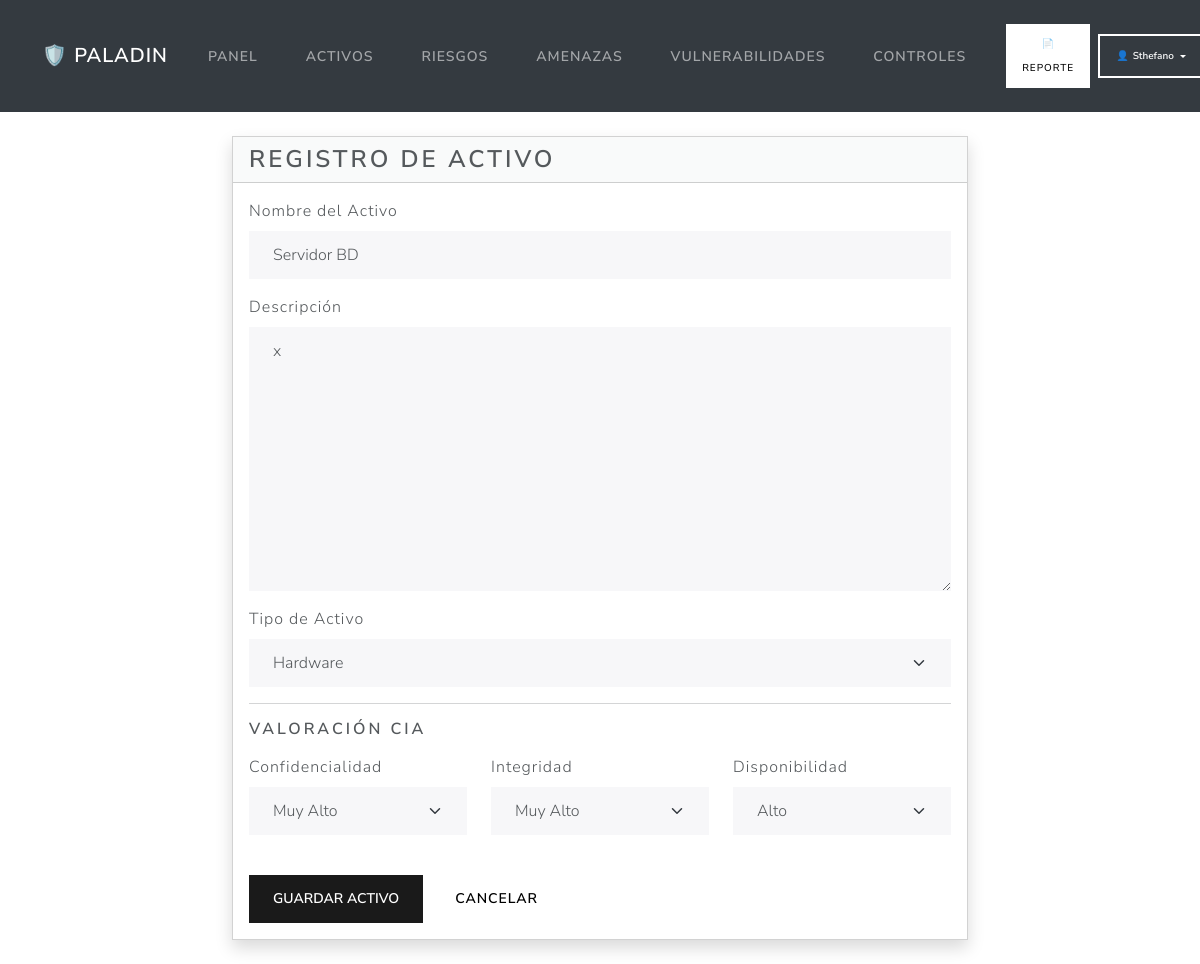
Screenshot of /activos/editar/6/ (signed in) with the database file from the repository.
### activos/models.py (models this page shows, shortened)
class Activo(models.Model):
    NIVEL_CIA = [
        (1, 'Muy Bajo'),
        (2, 'Bajo'),
        (3, 'Medio'),
        (4, 'Alto'),
        (5, 'Muy Alto'),
    ]
    TIPOS_ACTIVO = [
        ('HW', 'Hardware'),
        ('SW', 'Software'),
        ('INF', 'Información'),
        ('SER', 'Servicio'),
        ('PER', 'Personal'),
    ]
    nombre = models.CharField(max_length=100)
    descripcion = models.TextField()
    tipo = models.CharField(
        max_length=10,
        choices=TIPOS_ACTIVO
    )
    confidencialidad = models.IntegerField(
        choices=NIVEL_CIA
    )
    integridad = models.IntegerField(
        choices=NIVEL_CIA
    )
    disponibilidad = models.IntegerField(
        choices=NIVEL_CIA
    )

### activos/views.py (the view)
def editar_activo(request, id):
    activo = get_object_or_404(Activo, id=id)
    if request.method == "POST":
        form = ActivoForm(request.POST, instance=activo)
        if form.is_valid():
            form.save()
            return redirect("lista_activos")
    else:
        form = ActivoForm(instance=activo)
    return render(request, "activosMain.html", {"form": form})

### activos/forms.py
class ActivoForm(forms.ModelForm):
    class Meta:
        model = Activo
        fields = '__all__'
        widgets = {
            'nombre': forms.TextInput(attrs={'class': 'form-control'}),
            'descripcion': forms.Textarea(attrs={'class': 'form-control'}),
            'tipo': forms.Select(attrs={'class': 'form-select'}),
            'confidencialidad': forms.Select(attrs={'class': 'form-select'}),
            'integridad': forms.Select(attrs={'class': 'form-select'}),
            'disponibilidad': forms.Select(attrs={'class': 'form-select'}),
        }

### activos/templates/activosMain.html (shortened to what this page needs)
{% extends 'base.html' %}
{% block contenido %}
<div class="row justify-content-center">
  <div class="col-md-8">
    <div class="card shadow">
      <div class="card-header"><h3 class="mb-0">Registro de Activo</h3></div>
      <div class="card-body">
        <form method="post" novalidate>
          <div class="mb-3">
            <label for="id_nombre" class="form-label">Nombre del Activo</label>
            {{ form.nombre }}
          </div>
          <div class="mb-3">
            <label for="id_descripcion" class="form-label">Descripción</label>
            {{ form.descripcion }}
          </div>
          <div class="mb-3">
            <label for="id_tipo" class="form-label">Tipo de Activo</label>
            {{ form.tipo }}
          </div>
          <hr />
          <h5 class="mb-3">Valoración CIA</h5>
          <div class="row">
            <div class="col-md-4 mb-3">
              <label for="id_confidencialidad" class="form-label">Confidencialidad</label>
              {{ form.confidencialidad }}
            </div>
            <div class="col-md-4 mb-3">
              <label for="id_integridad" class="form-label">Integridad</label>
              {{ form.integridad }}
            </div>
            <div class="col-md-4 mb-3">
              <label for="id_disponibilidad" class="form-label">Disponibilidad</label>
              {{ form.disponibilidad }}
            </div>
          </div>
          <div class="d-flex gap-2 mt-4">
            <button type="submit" class="btn btn-primary">Guardar Activo</button>
            <a href="{% url 'lista_activos' %}" class="btn btn-secondary">Cancelar</a>
          </div>
        </form>
      </div>
    </div>
  </div>
</div>
{% endblock %}

### riesgos/templates/base.html (shortened to what this page needs)
<!doctype html>
<html lang="es">
  <head>
    <link
      rel="stylesheet"
      href="https://cdn.jsdelivr.net/npm/bootswatch@5.3.8/dist/lux/bootstrap.min.css"
    />
  </head>
  <body>
    <nav class="navbar navbar-expand-lg navbar-dark bg-dark d-print-none">
      <div class="container">
        <a class="navbar-brand fw-bold" href="{% url 'dashboard' %}">🛡️ Paladin</a>
        <div class="collapse navbar-collapse" id="nav">
          <ul class="navbar-nav me-auto">
            <li class="nav-item">
              <a class="nav-link" href="{% url 'dashboard' %}">Panel</a>
            </li>
            <li class="nav-item">
              <a class="nav-link" href="{% url 'lista_activos' %}">Activos</a>
            </li>
            <li class="nav-item">
              <a class="nav-link" href="{% url 'lista_riesgos' %}">Riesgos</a>
            </li>
            <li class="nav-item">
              <a class="nav-link" href="{% url 'lista_amenazas' %}">Amenazas</a>
            </li>
            <li class="nav-item">
              <a class="nav-link" href="{% url 'lista_vulnerabilidades' %}">Vulnerabilidades</a>
            </li>
            <li class="nav-item">
              <a class="nav-link" href="{% url 'lista_controles' %}">Controles</a>
            </li>
          </ul>
          <div class="d-flex align-items-center gap-2">
            <a class="btn btn-light btn-sm fw-semibold" href="{% url 'reporte' %}">📄 Reporte</a>
            {% if user.is_authenticated %}
              <div class="dropdown">
                <button class="btn btn-outline-light btn-sm dropdown-toggle d-flex align-items-center gap-1"
                        type="button" data-bs-toggle="dropdown" aria-expanded="false">
                  <span>👤</span><span class="text-capitalize">{{ user.username }}</span>
                </button>
              </div>
            {% endif %}
          </div>
        </div>
      </div>
    </nav>
    <div class="container my-4">
      {% block contenido %}{% endblock %}
    </div>
  </body>
</html>

### rows the page displays
Activo: nombre "Servidor BD", descripcion "x", tipo "Hardware", confidencialidad "Muy Alto", integridad "Muy Alto", disponibilidad "Alto"

### other values shown
{{ user.username }} "Sthefano"
